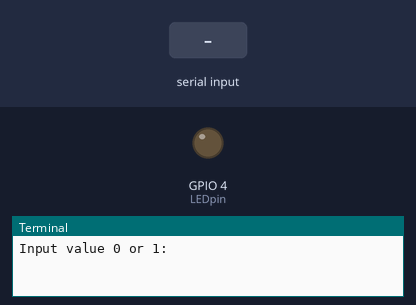
The program below on a simulated Raspberry Pi (BCM pin numbers). Parts: output pins drawn as LEDs (lit = HIGH), the last lines printed to the terminal. Inputs (shaded band) come from the test bench.

Above: at 1.2 s.
1.3 s: "1" typed at the terminal, then Enter
At 2.2 s:
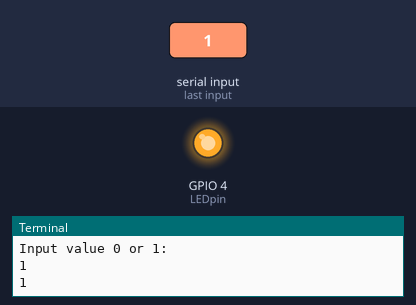
2.8 s: "0" typed at the terminal, then Enter
At 3.4 s:
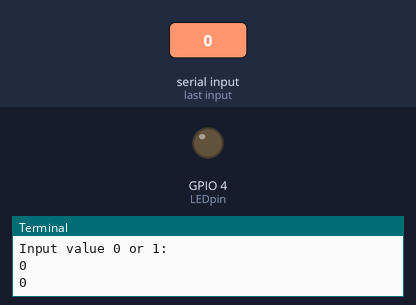
Timing chart, 0 to 5.8 s (numbered marks = the images above; inputs shaded):
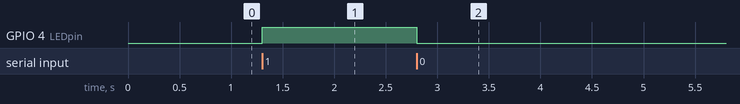

The program:

LEDonoff.py
```python
import RPi.GPIO as GPIO
import time

LEDpin=4

GPIO.setmode(GPIO.BCM)
GPIO.setup(LEDpin,GPIO.OUT)
GPIO.setwarnings(False)

while True:
    user_input = input("Input value 0 or 1: ")
    print(user_input)

    if user_input == "1":
        GPIO.output(LEDpin,1)
        time.sleep(1)
    else:
        GPIO.output(LEDpin,0)
        time.sleep(1)
```

Measured:
- after the input at 1.3 s, GPIO 4 (LEDpin): LOW → HIGH at once
- after the input at 2.8 s, GPIO 4 (LEDpin): HIGH → LOW at once
